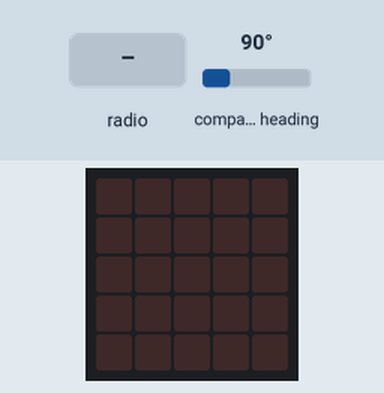
The program below on a simulated BBC micro:bit running MicroPython. Shown: the board's 5×5 LED display. The inputs (shaded band) are chosen by the test bench; at power-on: compass heading 90°. The compass is already calibrated.

Above: at 1.3 s.
1.4 s: radio message "beacon" arrives
At 1.8 s:
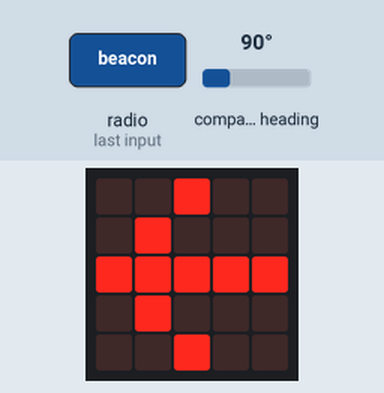
Timing chart, 0 to 4.4 s (numbered marks = the images above; inputs shaded):
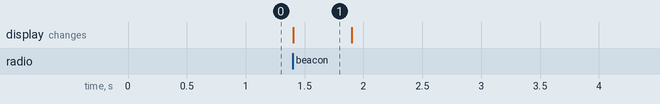

Measured:
- after the input at 1.4 s, the display: changes at once (image 1)
- what the display in image 1 shows lasts 0.5 s, from 1.4 s to 1.9 s

The program:

Reciever.py
```python
from microbit import *
import radio

radio.config(group=42)
radio.on()
compass.calibrate()

beacon_direction = 0

while True:
    incoming = radio.receive()
    if incoming == "beacon":
        heading = compass.heading()
        diff = (heading - beacon_direction + 360) % 360

        if diff < 15 or diff > 345:
            display.show(Image.YES)
            sleep(500)
        elif 165 < diff < 195:
            display.show(Image.NO)
            sleep(500)
        elif 15 <= diff < 180:
            display.show(Image.ARROW_W)
            sleep(500)
        else:
            display.show(Image.ARROW_E)
            sleep(500)
    else:
        display.clear()
```
